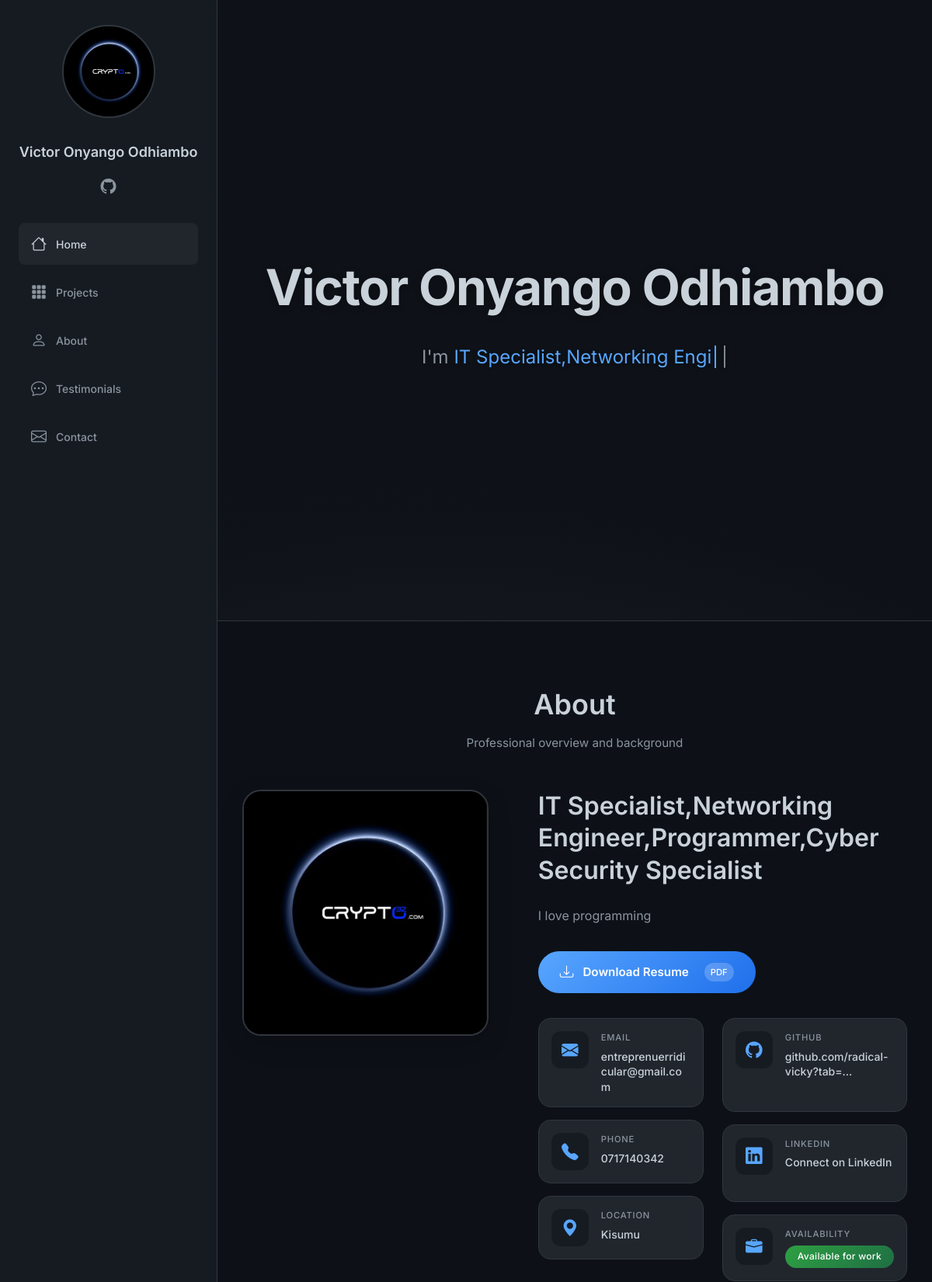
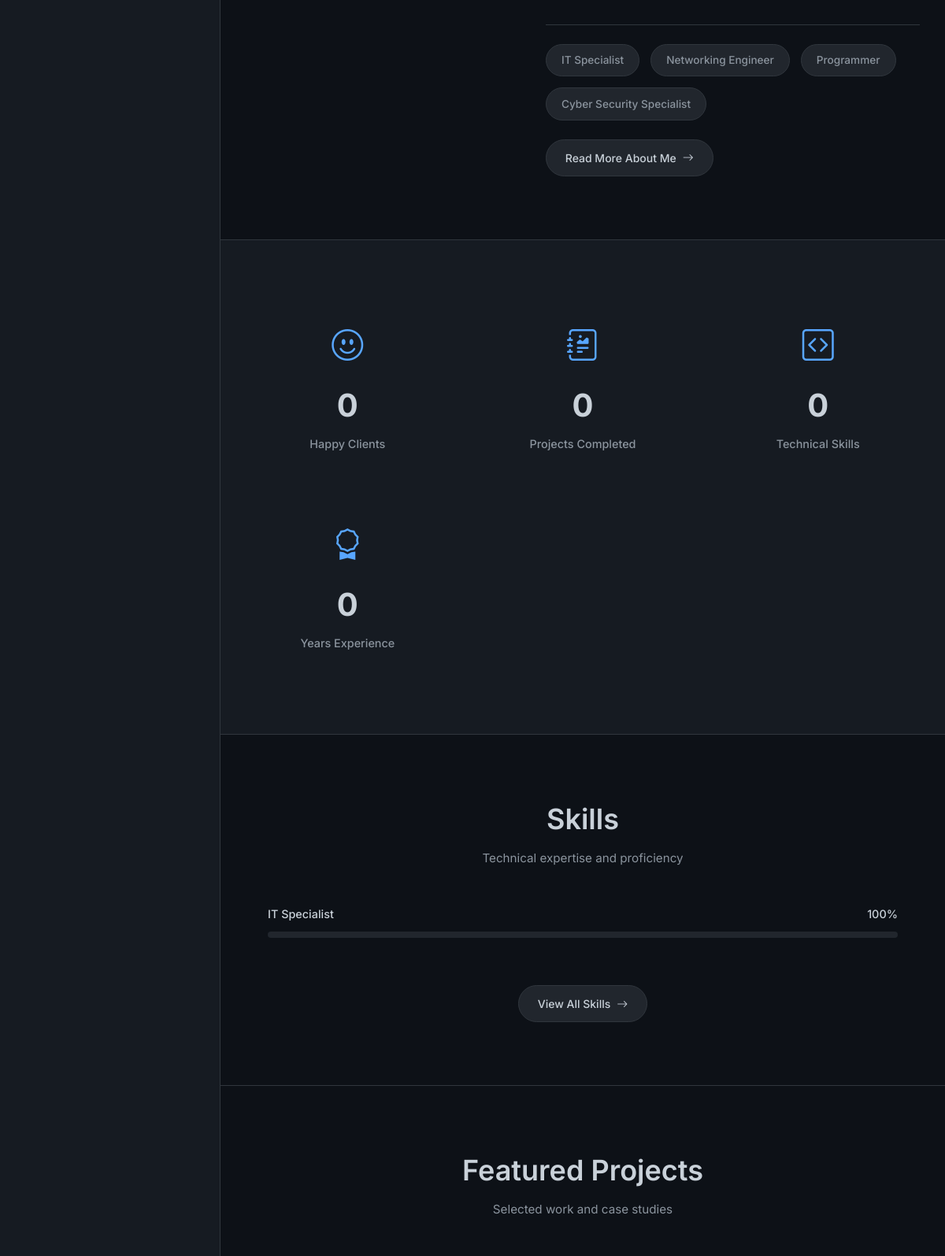
The page / (upper part) on the database its author committed (2 pictures, top to bottom).
### portfolio/models.py (models this page shows, shortened)
class About(models.Model):
    name = models.CharField(max_length=100, default="My Name")
    title = models.CharField(max_length=200, help_text="Your professional title")
    bio = models.TextField(help_text="Tell visitors about yourself")
    profile_image = models.ImageField(upload_to='profile/', blank=True, null=True)
    hero_background = models.ImageField(upload_to='hero/', blank=True, null=True, help_text="Background image for hero section")
    resume_file = models.FileField(upload_to='resume/', blank=True, null=True)
    email = models.EmailField()
    phone = models.CharField(max_length=20, blank=True)
    location = models.CharField(max_length=200, blank=True)
    github = models.URLField(blank=True)
    linkedin = models.URLField(blank=True)
    twitter = models.URLField(blank=True)
    updated_date = models.DateTimeField(auto_now=True)
    class Meta:
        verbose_name = 'About'
        verbose_name_plural = 'About'

class Skill(models.Model):
    name = models.CharField(max_length=100)
    proficiency = models.IntegerField(help_text='Percentage (0-100)')
    icon = models.CharField(max_length=50, blank=True, help_text='FontAwesome icon class (e.g., fab fa-python)')
    category = models.CharField(max_length=50, choices=[
        ('frontend', 'Frontend'),
        ('backend', 'Backend'),
        ('database', 'Database'),
        ('devops', 'DevOps'),
        ('other', 'Other')
    ], default='other')
    class Meta:
        ordering = ['name']
        verbose_name = 'Skill'
        verbose_name_plural = 'Skills'

### portfolio/views.py (the view)
# urls.py: path('', views.home, name='home'),
def home(request):
    featured_projects = Project.objects.filter(is_featured=True)[:3]
    recent_projects = Project.objects.all().order_by('-created_date')[:6]
    skills = Skill.objects.all()
    testimonials = Testimonial.objects.filter(is_approved=True)[:5]
    about = About.objects.first()
    total_projects = Project.objects.count()
    total_skills = Skill.objects.count()
    total_testimonials = Testimonial.objects.filter(is_approved=True).count()
    context = {
        'featured_projects': featured_projects,
        'recent_projects': recent_projects,
        'skills': skills,
        'testimonials': testimonials,
        'about': about,
        'total_projects': total_projects,
        'total_skills': total_skills,
        'total_testimonials': total_testimonials,
    }
    return render(request, 'portfolio/home.html', context)

### templates/portfolio/home.html (shortened to what this page needs)
{% extends 'portfolio/base.html' %}
{% load static %}
{% block content %}
<section id="hero" class="hero" style="
    {% if about and about.hero_background %}
        background-image: linear-gradient(135deg, rgba(13, 17, 23, 0.7), rgba(13, 17, 23, 0.85)), url('{{ about.hero_background.url }}');
        background-size: cover;
        background-position: center;
        background-attachment: fixed;
    {% else %}
        background: linear-gradient(135deg, var(--bg-primary) 0%, var(--bg-secondary) 100%);
    {% endif %}
">
    <div class="container">
        <h2>{% if about %}{{ about.name }}{% else %}Portfolio{% endif %}</h2>
        <p>I'm
            <span class="typed-text" id="typed"></span>
            <span class="cursor">|</span>
        </p>
    </div>
</section>
<section id="about">
    <div class="container">
        <div class="section-title">
            <h2>About</h2>
            <p>Professional overview and background</p>
        </div>
        <div class="about-grid">
            <div class="about-img">
                {% if about and about.profile_image %}
                    <img src="{{ about.profile_image.url }}" alt="{{ about.name }}">
                {% else %}
                    <div class="about-img-placeholder">
                        <i class="bi bi-person-fill"></i>
                    </div>
                {% endif %}
            </div>
            <div class="about-content">
                <h2>{% if about %}{{ about.title }}{% else %}IT Specialist, Networking Engineer, Programmer, Cyber Security Specialist{% endif %}</h2>
                <p class="about-bio">
                    {% if about %}
                        {{ about.bio|truncatechars:300 }}
                    {% else %}
                        I love programming. Passionate about technology and security, dedicated to creating innovative solutions
                        that make a difference. With expertise in multiple domains, I bring a comprehensive approach to problem-solving.
                    {% endif %}
                </p>
                <div class="resume-download">
                    <a href="{% if about and about.resume_file %}{{ about.resume_file.url }}{% else %}#{% endif %}" class="resume-btn" {% if about and about.resume_file %}download{% endif %}>
                        <i class="bi bi-download"></i>
                        Download Resume
                        <span class="resume-badge">PDF</span>
                    </a>
                </div>
                <div class="about-info-grid">
                    <div class="info-column">
                        <div class="info-item">
                            <div class="info-icon">
                                <i class="bi bi-envelope-fill"></i>
                            </div>
                            <div class="info-details">
                                <span class="info-label">EMAIL</span>
                                <a href="mailto:{% if about and about.email %}{{ about.email }}{% else %}entrepreneuridirectional@gmail.com{% endif %}" class="info-value-link">
                                    {% if about and about.email %}{{ about.email }}{% else %}entrepreneuridirectional@gmail.com{% endif %}
                                </a>
                            </div>
                        </div>
                        <div class="info-item">
                            <div class="info-icon">
                                <i class="bi bi-telephone-fill"></i>
                            </div>
                            <div class="info-details">
                                <span class="info-label">PHONE</span>
                                <a href="tel:{% if about and about.phone %}{{ about.phone }}{% else %}0717140342{% endif %}" class="info-value-link">
                                    {% if about and about.phone %}{{ about.phone }}{% else %}0717140342{% endif %}
                                </a>
                            </div>
                        </div>
                        <div class="info-item">
                            <div class="info-icon">
                                <i class="bi bi-geo-alt-fill"></i>
                            </div>
                            <div class="info-details">
                                <span class="info-label">LOCATION</span>
                                <span class="info-value">{% if about and about.location %}{{ about.location }}{% else %}Kisumu, Kenya{% endif %}</span>
                            </div>
                        </div>
                    </div>
                    <div class="info-column">
                        <div class="info-item">
                            <div class="info-icon">
                                <i class="bi bi-github"></i>
                            </div>
                            <div class="info-details">
                                <span class="info-label">GITHUB</span>
                                <a href="{% if about and about.github %}{{ about.github }}{% else %}https://github.com/radical-vicky{% endif %}" class="info-value-link" target="_blank" rel="noopener noreferrer">
                                    <span class="link-text">
                                        {% if about and about.github %}
                                            {{ about.github|cut:"https://"|cut:"http://"|truncatechars:30 }}
                                        {% else %}
                                            github.com/radical-vicky
                                        {% endif %}
                                    </span>
                                </a>
                            </div>
                        </div>
                        <div class="info-item">
                            <div class="info-icon">
                                <i class="bi bi-linkedin"></i>
                            </div>
                            <div class="info-details">
                                <span class="info-label">LINKEDIN</span>
                                <a href="{% if about and about.linkedin %}{{ about.linkedin }}{% else %}#{% endif %}" class="info-value-link" target="_blank" rel="noopener noreferrer">
                                    <span class="link-text">
                                        {% if about and about.linkedin %}
                                            {{ about.linkedin|cut:"https://"|cut:"http://"|truncatechars:30 }}
                                        {% else %}
                                            Connect on LinkedIn
                                        {% endif %}
                                    </span>
                                </a>
                            </div>
                        </div>
                        <div class="info-item">
                            <div class="info-icon">
                                <i class="bi bi-briefcase-fill"></i>
                            </div>
                            <div class="info-details">
                                <span class="info-label">AVAILABILITY</span>
                                <span class="status-badge">Available for work</span>
                            </div>
                        </div>
                    </div>
                </div>
                <div class="about-tags">
                    <span class="tag">IT Specialist</span>
                    <span class="tag">Networking Engineer</span>
                    <span class="tag">Programmer</span>
                    <span class="tag">Cyber Security Specialist</span>
                </div>
                <div style="margin-top: 1.5rem;">
                    <a href="{% url 'about' %}" class="btn btn-secondary" style="display: inline-flex; align-items: center; gap: 0.5rem;">
                        Read More About Me <i class="bi bi-arrow-right"></i>
                    </a>
                </div>
            </div>
        </div>
    </div>
</section>
<section id="stats" class="stats">
    <div class="container">
        <div class="stats-grid">
            <div class="stats-item">
                <i class="bi bi-emoji-smile"></i>
                <span class="stat-number" data-count="{{ total_testimonials|default:0 }}">0</span>
                <p>Happy Clients</p>
            </div>
            <div class="stats-item">
                <i class="bi bi-journal-richtext"></i>
                <span class="stat-number" data-count="{{ total_projects|default:0 }}">0</span>
                <p>Projects Completed</p>
            </div>
            <div class="stats-item">
                <i class="bi bi-code-square"></i>
                <span class="stat-number" data-count="{{ total_skills|default:0 }}">0</span>
                <p>Technical Skills</p>
            </div>
            <div class="stats-item">
                <i class="bi bi-award"></i>
                <span class="stat-number" data-count="{{ total_projects|default:0 }}">0</span>
                <p>Years Experience</p>
            </div>
        </div>
    </div>
</section>
<section id="skills">
    <div class="container">
        <div class="section-title">
            <h2>Skills</h2>
            <p>Technical expertise and proficiency</p>
        </div>
        <div class="skills-content">
            {% if skills %}
                {% for skill in skills %}
                <div class="progress">
                    <div class="skill">
                        <span>{{ skill.name }}</span>
                        <span>{{ skill.proficiency }}%</span>
                    </div>
                    <div class="progress-bar-wrap">
                    </div>
                </div>
                {% endfor %}
            {% else %}
                <div class="progress" style="text-align: center;">
                    <p>No skills added yet. Add skills in the admin panel.</p>
                </div>
            {% endif %}
        </div>
        <div style="text-align: center; margin-top: 2rem;">
            <a href="{% url 'about' %}#skills" class="btn btn-secondary" style="display: inline-flex; align-items: center; gap: 0.5rem;">
                View All Skills <i class="bi bi-arrow-right"></i>
            </a>
        </div>
    </div>
</section>
<section id="projects">
    <div class="container">
        <div class="section-title">
            <h2>Featured Projects</h2>
            <p>Selected work and case studies</p>
        </div>
    </div>
</section>
{% endblock %}

### templates/portfolio/base.html (shortened to what this page needs)
<!DOCTYPE html>
<html lang="en">
<head>
    <link rel="stylesheet" href="https://cdn.jsdelivr.net/npm/bootstrap-icons@1.11.3/font/bootstrap-icons.min.css">
</head>
<body>
    <div class="wrapper">
        <aside class="sidebar" id="sidebar">
            <div class="profile-img">
                {% if about and about.profile_image %}
                    <img src="{{ about.profile_image.url }}" alt="{{ about.name }}">
                {% else %}
                    <div class="profile-placeholder">
                        {% if about %}{{ about.name|slice:":1" }}{% else %}P{% endif %}
                    </div>
                {% endif %}
            </div>
            <h1 class="sitename">{% if about %}{{ about.name }}{% else %}Portfolio{% endif %}</h1>
            <div class="social-links">
                {% if about and about.github %}
                <a href="{{ about.github }}" target="_blank" rel="noopener noreferrer"><i class="bi bi-github"></i></a>
                {% endif %}
            </div>
   <nav class="navmenu">
    <ul>
        <li><a href="{% url 'home' %}"><i class="bi bi-house"></i> Home</a></li>
        <li><a href="{% url 'projects' %}"><i class="bi bi-grid-3x3-gap-fill"></i> Projects</a></li>
        <li><a href="{% url 'about' %}"><i class="bi bi-person"></i> About</a></li>
        <li><a href="{% url 'testimonials' %}"><i class="bi bi-chat-dots"></i> Testimonials</a></li>
        <li><a href="{% url 'contact' %}"><i class="bi bi-envelope"></i> Contact</a></li>
    </ul>
</nav>
        </aside>
        <main class="main-content" id="mainContent">
            {% block content %}{% endblock %}
        </main>
    </div>
</body>
</html>

### rows shown on the page
About: profile_image (picture), name "Victor Onyango Odhiambo", hero_background (picture), title "IT Specialist,Networking Engineer,Programmer,Cyber Security Specialist", bio "I love programming", email "entreprenuerridicular@gmail.com", phone "0717140342", location "Kisumu", github "github.com/radical-vicky?tab=…"
Skill: name "IT Specialist", proficiency "100"
